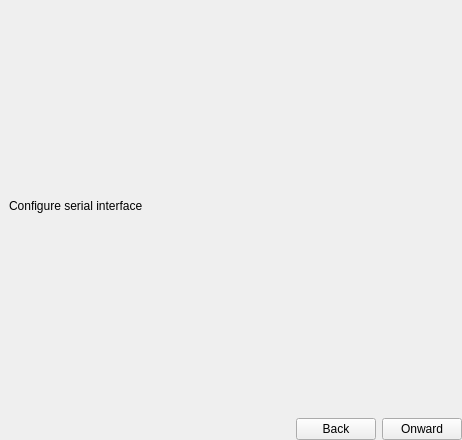
<?xml version="1.0" encoding="UTF-8"?>
<ui version="4.0">
 <class>HardwareWizard</class>
 <widget class="QWidget" name="HardwareWizard">
  <property name="geometry">
   <rect>
    <x>0</x>
    <y>0</y>
    <width>462</width>
    <height>440</height>
   </rect>
  </property>
  <property name="windowTitle">
   <string>Form</string>
  </property>
  <layout class="QVBoxLayout" name="verticalLayout">
   <property name="leftMargin">
    <number>0</number>
   </property>
   <property name="topMargin">
    <number>0</number>
   </property>
   <property name="rightMargin">
    <number>0</number>
   </property>
   <property name="bottomMargin">
    <number>0</number>
   </property>
   <item>
    <widget class="QStackedWidget" name="stackedWidget">
     <property name="currentIndex">
      <number>4</number>
     </property>
     <widget class="QWidget" name="pageTemplate">
      <layout class="QVBoxLayout" name="verticalLayout_2">
       <item>
        <widget class="QLabel" name="label">
         <property name="text">
          <string>Select template</string>
         </property>
        </widget>
       </item>
       <item>
        <widget class="QListWidget" name="listWidgetTemplate">
         <property name="alternatingRowColors">
          <bool>true</bool>
         </property>
         <property name="spacing">
          <number>0</number>
         </property>
         <property name="gridSize">
          <size>
           <width>32</width>
           <height>32</height>
          </size>
         </property>
         <item>
          <property name="text">
           <string>Hexy by ArcBotics - Using USB OTG Cable</string>
          </property>
         </item>
         <item>
          <property name="text">
           <string>Hexy by ArcBotics - Using Bluetooth</string>
          </property>
         </item>
        </widget>
       </item>
      </layout>
     </widget>
     <widget class="QWidget" name="pageInterfaceType">
      <layout class="QVBoxLayout" name="verticalLayout_3">
       <item>
        <widget class="QLabel" name="labelInterfaceType">
         <property name="text">
          <string>Select interface type</string>
         </property>
        </widget>
       </item>
       <item>
        <widget class="QListWidget" name="listWidgetInterfaceType">
         <property name="alternatingRowColors">
          <bool>true</bool>
         </property>
         <property name="spacing">
          <number>0</number>
         </property>
         <property name="gridSize">
          <size>
           <width>32</width>
           <height>32</height>
          </size>
         </property>
         <item>
          <property name="text">
           <string>Any Serial Port such as Real RS232, USB Serial or Bluetooth Serial.</string>
          </property>
         </item>
        </widget>
       </item>
      </layout>
     </widget>
     <widget class="QWidget" name="pageSerialInterface">
      <layout class="QVBoxLayout" name="verticalLayout_5">
       <item>
        <widget class="QLabel" name="label_5">
         <property name="text">
          <string>Select serial interface</string>
         </property>
        </widget>
       </item>
       <item>
        <widget class="QListView" name="listViewSerialInterface">
         <property name="horizontalScrollBarPolicy">
          <enum>Qt::ScrollBarAlwaysOff</enum>
         </property>
         <property name="editTriggers">
          <set>QAbstractItemView::NoEditTriggers</set>
         </property>
         <property name="showDropIndicator" stdset="0">
          <bool>false</bool>
         </property>
         <property name="dragDropMode">
          <enum>QAbstractItemView::DragOnly</enum>
         </property>
         <property name="alternatingRowColors">
          <bool>true</bool>
         </property>
         <property name="selectionBehavior">
          <enum>QAbstractItemView::SelectRows</enum>
         </property>
         <property name="textElideMode">
          <enum>Qt::ElideMiddle</enum>
         </property>
         <property name="movement">
          <enum>QListView::Snap</enum>
         </property>
        </widget>
       </item>
      </layout>
     </widget>
     <widget class="QWidget" name="pageProtocol">
      <layout class="QVBoxLayout" name="verticalLayout_4">
       <item>
        <widget class="QLabel" name="label_3">
         <property name="text">
          <string>Select protocol</string>
         </property>
        </widget>
       </item>
       <item>
        <widget class="QListWidget" name="listWidgetProtocol">
         <property name="alternatingRowColors">
          <bool>true</bool>
         </property>
         <property name="spacing">
          <number>0</number>
         </property>
         <property name="gridSize">
          <size>
           <width>32</width>
           <height>32</height>
          </size>
         </property>
         <item>
          <property name="text">
           <string>Hexy Servotor32 Serial 2.1</string>
          </property>
         </item>
        </widget>
       </item>
      </layout>
     </widget>
     <widget class="QWidget" name="pageConfigureSerialInterface">
      <layout class="QVBoxLayout" name="verticalLayout_6">
       <item>
        <widget class="QLabel" name="label_4">
         <property name="text">
          <string>Configure serial interface</string>
         </property>
        </widget>
       </item>
      </layout>
     </widget>
    </widget>
   </item>
   <item>
    <layout class="QHBoxLayout" name="horizontalLayout">
     <item>
      <spacer name="horizontalSpacer">
       <property name="orientation">
        <enum>Qt::Horizontal</enum>
       </property>
       <property name="sizeHint" stdset="0">
        <size>
         <width>40</width>
         <height>20</height>
        </size>
       </property>
      </spacer>
     </item>
     <item>
      <widget class="QPushButton" name="pushButtonBack">
       <property name="text">
        <string>Back</string>
       </property>
      </widget>
     </item>
     <item>
      <widget class="QPushButton" name="pushButtonOnward">
       <property name="text">
        <string>Onward</string>
       </property>
      </widget>
     </item>
    </layout>
   </item>
  </layout>
 </widget>
 <resources/>
 <connections/>
</ui>
